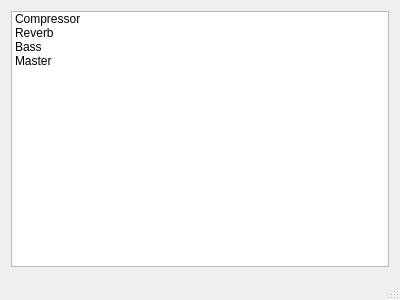
<?xml version="1.0" encoding="UTF-8"?>
<ui version="4.0">
 <class>MainWindow</class>
 <widget class="QMainWindow" name="MainWindow">
  <property name="geometry">
   <rect>
    <x>0</x>
    <y>0</y>
    <width>400</width>
    <height>300</height>
   </rect>
  </property>
  <property name="windowTitle">
   <string>MainWindow</string>
  </property>
  <widget class="QWidget" name="centralWidget">
   <layout class="QVBoxLayout" name="verticalLayout">
    <item>
     <widget class="QListWidget" name="listWidget">
      <item>
       <property name="text">
        <string>Compressor</string>
       </property>
       <property name="flags">
        <set>ItemIsSelectable|ItemIsDragEnabled|ItemIsDropEnabled|ItemIsUserCheckable|ItemIsEnabled</set>
       </property>
      </item>
      <item>
       <property name="text">
        <string>Reverb</string>
       </property>
      </item>
      <item>
       <property name="text">
        <string>Bass</string>
       </property>
      </item>
      <item>
       <property name="text">
        <string>Master</string>
       </property>
      </item>
     </widget>
    </item>
   </layout>
  </widget>
  <widget class="QStatusBar" name="statusBar"/>
 </widget>
 <layoutdefault spacing="6" margin="11"/>
 <resources/>
 <connections/>
</ui>
